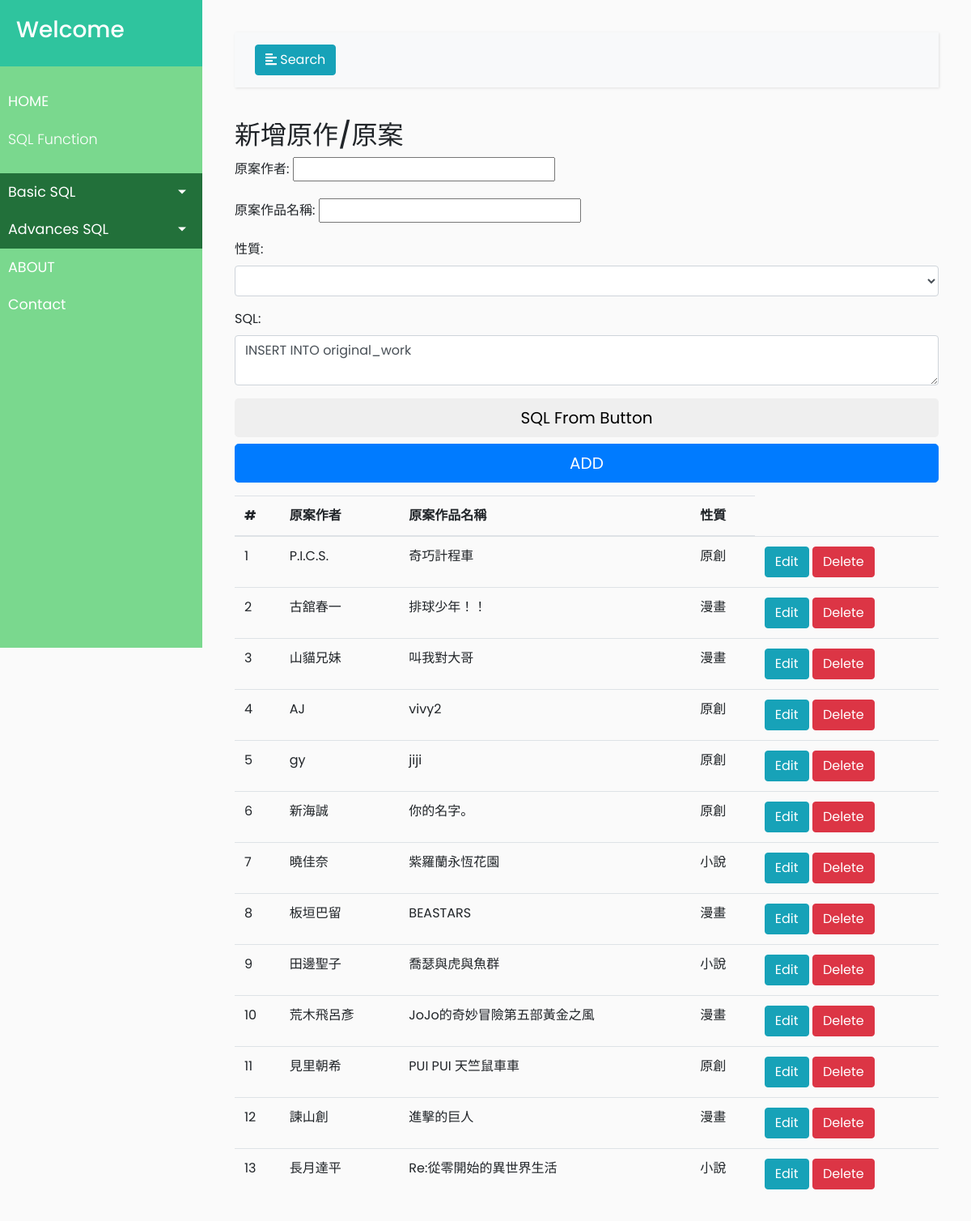
Screenshot of /insert.php with the database file from the repository.
### tables this page shows
CREATE TABLE `original_work` (
  `author` varchar(10) NOT NULL,
  `works_name` varchar(30) NOT NULL,
  `type` varchar(10) NOT NULL
);

### MODIFY.php (called while the page is built, shortened)
<?php
    $author = '';
    $works_name = '';
    $update = false;
?>

### insert.php (the view, shortened to what this page needs)
<!DOCTYPE html>
<html lang="en">
<head>
    <link rel="stylesheet" href="https://stackpath.bootstrapcdn.com/bootstrap/4.1.0/css/bootstrap.min.css">
    <link rel="stylesheet" href="style.css">
    <link rel="stylesheet" href="https://cdnjs.cloudflare.com/ajax/libs/malihu-custom-scrollbar-plugin/3.1.5/jquery.mCustomScrollbar.min.css">
</head>
<body>
    <div class="wrapper">
        <nav id="sidebar">
            <div class="sidebar-header">
                <h3>Welcome</h3>
            </div>
            <ul class="list-unstyled components">
                <li>
                    <a href="HOME.php">HOME</a>
                </li>
                <p>SQL Function</p>
                <li class="active">
                    <a href="#homeSubmenu" data-toggle="collapse" aria-expanded="false" class="dropdown-toggle">Basic SQL</a>
                </li>
                <li class="active">
                    <a href="#pageSubmenu" data-toggle="collapse" aria-expanded="false" class="dropdown-toggle">Advances SQL</a>
                </li>
                <li>
                    <a href="#">ABOUT</a>
                </li>
                <li>
                    <a href="#">Contact</a>
                </li>
            </ul>
        </nav>
        <?php require_once 'MODIFY.php'; ?>
        <div id="content">
            <nav class="navbar navbar-expand-lg navbar-light bg-light">
                <div class="container-fluid">
                    <button type="button" id="sidebarCollapse" class="btn btn-info">
                        <i class="fas fa-align-left"></i>
                        <span>Search</span>
                    </button>
                </div>
            </nav>
            <h2>新增原作/原案</h2>
            <form name="search_info" method="post" accept-charset="UTF-8">
                <div class="form-group">
                  <label for="exampleFormControlInput1">原案作者:</label>
                  <input type="name" name='author' id=exampleFormControlInput1
                  value="<?php echo $author; ?>" >
                </div>
                <div class="form-group">
                  <label for="exampleFormControlInput2">原案作品名稱:</label>
                  <input type="text" name='works_name' id=exampleFormControlInput2
                  value="<?php echo $works_name; ?>" >
                </div>
                <div class="form-group">
                  <label for="exampleFormControlSelect1">性質:</label>
                  <select class="form-control" name='type' id="exampleFormControlSelect1">
                    <option></option>
                    <option>小說</option>
                  </select>
                </div>
                <div class="form-group">
                    <label for="exampleFormControlTextarea1">SQL:</label>
                    <?php if ($update == true): ?>
                        <textarea class="form-control" name='textarea1' id="exampleFormControlTextarea1" >UPDATE original_work SET</textarea>
                    <?php else: ?>
                        <textarea class="form-control" name='textarea2' id="exampleFormControlTextarea1" >INSERT INTO original_work</textarea>
                    <?php endif; ?>
                </div>
                <div class="form-group">
                    <?php if ($update == true): ?>
                        <button type="button" class="btn btn-default btn-lg btn-block" name='generate1' onclick= processupdate()>SQL From Button</button>
                    <?php else: ?>
                        <button type="button" class="btn btn-default btn-lg btn-block" name='generate2' onclick= processadd()>SQL From Button</button>
                    <?php endif; ?>
                    <?php if ($update == true): ?>
                        <button type="submit" class="btn btn-success btn-lg btn-block" name='update' >UPDATE</button>
                    <?php else: ?>
                        <button type="submit" class="btn btn-primary btn-lg btn-block" name='add' >ADD</button>
                    <?php endif; ?>
                </div>
                <div>
                    <table class="table">
                    <thead class="thead-table-hover">
                        <tr>
                            <th scope="col">#</th>
                            <th scope="col">原案作者</th>
                            <th scope="col">原案作品名稱</th>
                            <th scope="col">性質</th>
                        </tr>
                    </thead>
                    <tbody>
                    <?php
                            $select = "SELECT * FROM original_work";
                            $result=mysqli_query($db_link,$select) or die("Query Fail! ".mysqli_error($db_link));
                            $num = 0;
                            if(mysqli_num_rows($result)):
                                while($row=mysqli_fetch_array($result)):
                                    $num += 1;
                    ?>
                                    <tr>
                                        <td><?php echo $num; ?></td>
                                        <td><?php echo $row[0]; ?></td>
                                        <td><?php echo $row[1]; ?></td>
                                        <td><?php echo $row[2]; ?></td>
                                        <td>
                                            <a href="insert.php?edit=<?php echo $row['author']," ",$row['works_name']; ?>"
                                                class="btn btn-info">Edit</a>
                                            <a href="MODIFY.php?delete=<?php echo $row['author']," ",$row['works_name']; ?>"
                                                class="btn btn-danger">Delete</a>
                                        </td>
                                    </tr>
                                <?php endwhile; ?>
                            <?php endif; ?>
                        </tbody>
                    </table>
                </div>
            </form>
        </div>
    </div>
</body>
</html>

### style.css (style rules this page uses)
body { font-family: 'Poppins', sans-serif; background: #fafafa; }
p { font-family: 'Poppins', sans-serif; font-size: 1.1em; font-weight: 300; line-height: 1.7em; color: #999; }
a, a:hover, a:focus { color: inherit; text-decoration: none; transition: all 0.3s; }
.navbar { padding: 15px 10px; background: #fff; border: none; border-radius: 0; margin-bottom: 40px; box-shadow: 1px 1px 3px rgba(0, 0, 0, 0.1); }
.wrapper { display: flex; width: 100%; }
#sidebar { width: 250px; position: fixed; top: 0; left: 0; height: 100vh; z-index: 999; background: #7ad88e; color: #fff; transition: all 0.3s; }
#sidebar .sidebar-header { padding: 20px; background: #2fc49e; }
#sidebar ul.components { padding: 20px 0; }
#sidebar ul p { color: #fff; padding: 10px; }
#sidebar ul li a { padding: 10px; font-size: 1.1em; display: block; }
#sidebar ul li.active>a, a[aria-expanded="true"] { color: #fff; background: #22703a; }
a[data-toggle="collapse"] { position: relative; }
.dropdown-toggle::after { display: block; position: absolute; top: 50%; right: 20px; transform: translateY(-50%); }
#content { width: calc(100% - 250px); padding: 40px; min-height: 100vh; transition: all 0.3s; position: absolute; top: 0; right: 0; }

### rows the page displays
original_work: author "P.I.C.S.", works_name "奇巧計程車", type "原創"
original_work: author "古舘春一", works_name "排球少年！！", type "漫畫"
original_work: author "山貓兄妹", works_name "叫我對大哥", type "漫畫"
original_work: author "AJ", works_name "vivy2", type "原創"
original_work: author "gy", works_name "jiji", type "原創"
original_work: author "新海誠", works_name "你的名字。", type "原創"
original_work: author "曉佳奈", works_name "紫羅蘭永恆花園", type "小說"
original_work: author "板垣巴留", works_name "BEASTARS", type "漫畫"
original_work: author "田邊聖子", works_name "喬瑟與虎與魚群", type "小說"
original_work: author "荒木飛呂彥", works_name "JoJo的奇妙冒險第五部黃金之風", type "漫畫"
original_work: author "見里朝希", works_name "PUI PUI 天竺鼠車車", type "原創"
original_work: author "諫山創", works_name "進擊的巨人", type "漫畫"
original_work: author "長月達平", works_name "Re:從零開始的異世界生活", type "小說"
